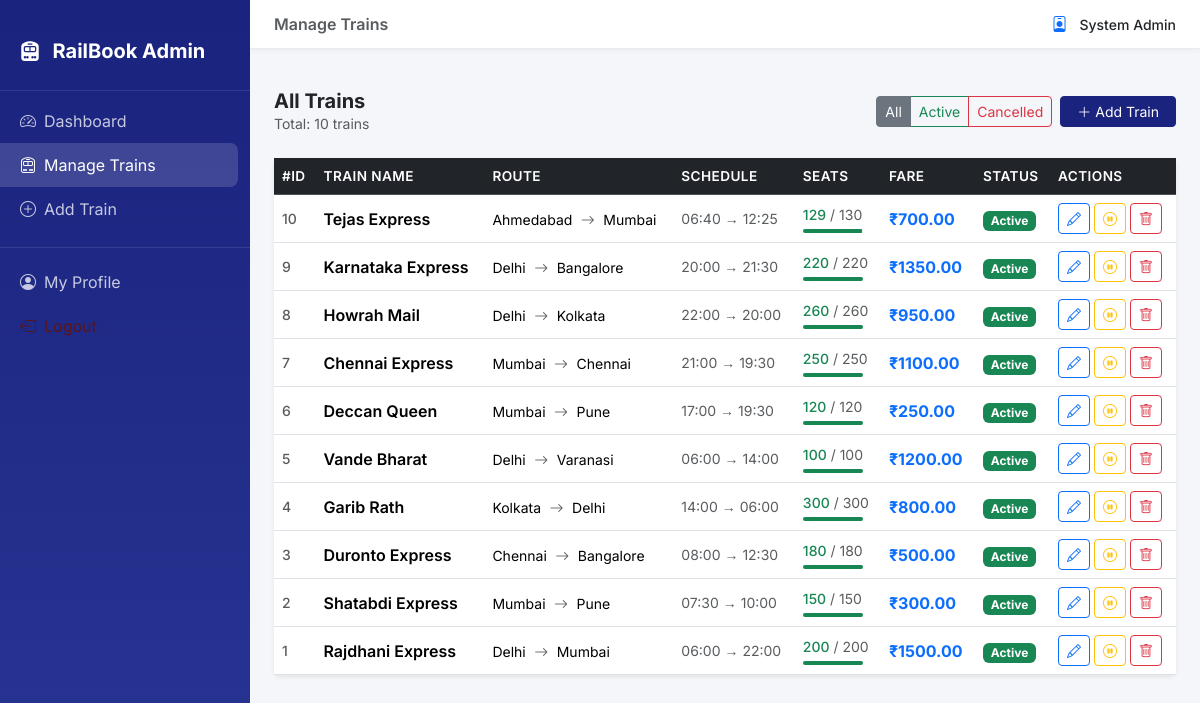
The app's page /admin/trains (signed in) with its own data.
### models/admin.py (models this page shows, shortened)
class Admin(db.Model):
    __tablename__ = 'admins'
    id            = db.Column(db.Integer, primary_key=True)
    full_name     = db.Column(db.String(100), nullable=False)
    email         = db.Column(db.String(150), unique=True, nullable=False, index=True)
    password_hash = db.Column(db.String(255), nullable=False)
    created_at    = db.Column(db.DateTime, default=datetime.utcnow)

### models/train.py (models this page shows, shortened)
class Train(db.Model):
    __tablename__ = 'trains'
    id              = db.Column(db.Integer, primary_key=True)
    train_name      = db.Column(db.String(150), nullable=False)
    source          = db.Column(db.String(100), nullable=False, index=True)
    destination     = db.Column(db.String(100), nullable=False, index=True)
    departure_time  = db.Column(db.String(10), nullable=False)   # stored as "HH:MM"
    arrival_time    = db.Column(db.String(10), nullable=False)
    total_seats     = db.Column(db.Integer, nullable=False)
    available_seats = db.Column(db.Integer, nullable=False)
    fare            = db.Column(db.Numeric(10, 2), nullable=False)
    status          = db.Column(db.Enum('active', 'cancelled'), default='active', nullable=False)
    created_at      = db.Column(db.DateTime, default=datetime.utcnow)
    updated_at      = db.Column(db.DateTime, default=datetime.utcnow,
                                onupdate=datetime.utcnow)
    bookings = db.relationship('Booking', backref='train', lazy=True)

### routes/admin.py (the view)
@admin_bp.route('/trains')
@admin_required
def view_trains():
    status_filter = request.args.get('status', 'all')
    query         = Train.query
    if status_filter == 'active':
        query = query.filter_by(status='active')
    elif status_filter == 'cancelled':
        query = query.filter_by(status='cancelled')
    trains = query.order_by(Train.id.desc()).all()
    admin  = get_current_admin()
    return render_template('admin/trains.html',
                           trains=trains,
                           status_filter=status_filter,
                           admin=admin)

### routes/admin.py (called while the page is built)
def admin_required(f):
    @wraps(f)
    def decorated(*args, **kwargs):
        if 'admin_id' not in session:
            flash('Please log in as admin to access this page.', 'warning')
            return redirect(url_for('admin_bp.admin_login'))
        return f(*args, **kwargs)
    return decorated

def get_current_admin():
    return Admin.query.get(session.get('admin_id'))

### templates/admin/trains.html (shortened to what this page needs)
{% extends 'admin/base_admin.html' %}
{% block page_title %}Manage Trains{% endblock %}
{% block content %}
<div class="d-flex justify-content-between align-items-center mb-4">
    <div>
        <h5 class="fw-bold mb-0">All Trains</h5>
        <p class="text-muted small mb-0">Total: {{ trains|length }} trains</p>
    </div>
    <div class="d-flex gap-2 align-items-center">
        <div class="btn-group btn-group-sm" role="group">
            <a href="{{ url_for('admin_bp.view_trains') }}"
                class="btn btn-outline-secondary {% if status_filter == 'all' %}active{% endif %}">All</a>
            <a href="{{ url_for('admin_bp.view_trains', status='active') }}"
                class="btn btn-outline-success {% if status_filter == 'active' %}active{% endif %}">Active</a>
            <a href="{{ url_for('admin_bp.view_trains', status='cancelled') }}"
                class="btn btn-outline-danger {% if status_filter == 'cancelled' %}active{% endif %}">Cancelled</a>
        </div>
        <a href="{{ url_for('admin_bp.add_train') }}" class="btn btn-primary btn-sm px-3">
            <i class="bi bi-plus-lg me-1"></i>Add Train
        </a>
    </div>
</div>
{% if trains %}
<div class="card border-0 shadow-sm">
    <div class="table-responsive">
        <table class="table table-hover align-middle mb-0">
            <thead class="table-dark">
                <tr>
                    <th>#ID</th>
                    <th>Train Name</th>
                    <th>Route</th>
                    <th>Schedule</th>
                    <th>Seats</th>
                    <th>Fare</th>
                    <th>Status</th>
                    <th>Actions</th>
                </tr>
            </thead>
            <tbody>
                {% for train in trains %}
                <tr>
                    <td class="text-muted small fw-medium">{{ train.id }}</td>
                    <td class="fw-semibold">{{ train.train_name }}</td>
                    <td>
                        <span class="small">{{ train.source }}</span>
                        <i class="bi bi-arrow-right text-muted mx-1 small"></i>
                        <span class="small">{{ train.destination }}</span>
                    </td>
                    <td class="small text-muted">
                        {{ train.departure_time }} → {{ train.arrival_time }}
                    </td>
                    <td>
                        <div class="small">
                            <span class="text-success fw-medium">{{ train.available_seats }}</span>
                            <span class="text-muted"> / {{ train.total_seats }}</span>
                        </div>
                        <div class="progress mt-1" style="height: 4px; width: 60px;">
                            {% set pct = (train.available_seats / train.total_seats * 100)|int if train.total_seats > 0
                            else 0 %}
                            <div class="progress-bar {% if pct > 50 %}bg-success{% elif pct > 20 %}bg-warning{% else %}bg-danger{% endif %}"
                                style="width: {{ pct }}%"></div>
                        </div>
                    </td>
                    <td class="fw-bold text-primary">₹{{ "%.2f"|format(train.fare) }}</td>
                    <td>
                        {% if train.status == 'active' %}
                        <span class="badge bg-success">Active</span>
                        {% else %}
                        <span class="badge bg-danger">Cancelled</span>
                        {% endif %}
                    </td>
                    <td>
                        <div class="d-flex gap-1">
                            <a href="{{ url_for('admin_bp.edit_train', train_id=train.id) }}"
                                class="btn btn-sm btn-outline-primary" title="Edit">
                                <i class="bi bi-pencil"></i>
                            </a>
                            {% if train.status == 'active' %}
                            <form method="POST" action="{{ url_for('admin_bp.cancel_train', train_id=train.id) }}"
                                onsubmit="return confirm('Cancel train {{ train.train_name }}?')">
                                <button type="submit" class="btn btn-sm btn-outline-warning" title="Cancel">
                                    <i class="bi bi-pause-circle"></i>
                                </button>
                            </form>
                            {% endif %}
                            <form method="POST" action="{{ url_for('admin_bp.delete_train', train_id=train.id) }}"
                                onsubmit="return confirm('PERMANENTLY DELETE {{ train.train_name }}? This cannot be undone!')">
                                <button type="submit" class="btn btn-sm btn-outline-danger" title="Delete">
                                    <i class="bi bi-trash"></i>
                                </button>
                            </form>
                        </div>
                    </td>
                </tr>
                {% endfor %}
            </tbody>
        </table>
    </div>
</div>
{% endif %}
{% endblock %}

### templates/admin/base_admin.html (shortened to what this page needs)
<!DOCTYPE html>
<html lang="en">
<head>
    <link rel="stylesheet" href="https://cdn.jsdelivr.net/npm/bootstrap@5.3.2/dist/css/bootstrap.min.css" />
    <link rel="stylesheet" href="https://cdn.jsdelivr.net/npm/bootstrap-icons@1.11.3/font/bootstrap-icons.css" />
    <link rel="stylesheet" href="{{ url_for('static', filename='css/style.css') }}" />
</head>
<body>
    <nav class="admin-sidebar">
        <div class="brand">
            <i class="bi bi-train-front-fill me-2 fs-5"></i>
            <span class="fw-bold fs-5">RailBook Admin</span>
        </div>
        <ul class="nav flex-column mt-2">
            <li class="nav-item">
                <a class="nav-link {% if request.endpoint == 'admin_bp.dashboard' %}active{% endif %}"
                    href="{{ url_for('admin_bp.dashboard') }}">
                    <i class="bi bi-speedometer2 me-2"></i>Dashboard
                </a>
            </li>
            <li class="nav-item">
                <a class="nav-link {% if request.endpoint in ['admin_bp.view_trains', 'admin_bp.add_train', 'admin_bp.edit_train'] %}active{% endif %}"
                    href="{{ url_for('admin_bp.view_trains') }}">
                    <i class="bi bi-train-front me-2"></i>Manage Trains
                </a>
            </li>
            <li class="nav-item">
                <a class="nav-link {% if request.endpoint == 'admin_bp.add_train' %}active{% endif %}"
                    href="{{ url_for('admin_bp.add_train') }}">
                    <i class="bi bi-plus-circle me-2"></i>Add Train
                </a>
            </li>
            <li class="nav-item mt-3" style="border-top: 1px solid rgba(255,255,255,0.1); padding-top: 12px;">
                <a class="nav-link {% if request.endpoint == 'admin_bp.admin_profile' %}active{% endif %}"
                    href="{{ url_for('admin_bp.admin_profile') }}">
                    <i class="bi bi-person-circle me-2"></i>My Profile
                </a>
            </li>
            <li class="nav-item">
                <a class="nav-link text-danger-emphasis" href="{{ url_for('admin_bp.admin_logout') }}">
                    <i class="bi bi-box-arrow-left me-2"></i>Logout
                </a>
            </li>
        </ul>
    </nav>
    <div class="admin-main">
        <div class="admin-topbar d-flex justify-content-between align-items-center">
            <span class="fw-semibold text-muted">
                {% block page_title %}Admin Panel{% endblock %}
            </span>
            <div class="d-flex align-items-center gap-2">
                <i class="bi bi-person-badge text-primary me-1"></i>
                <span class="small fw-medium">{{ session.get('admin_name', 'Admin') }}</span>
            </div>
        </div>
        <div class="px-4 pt-3">
        </div>
        <div class="admin-content">
            {% block content %}{% endblock %}
        </div>
    </div>
</body>
</html>

### static/css/style.css (style rules this page uses)
:root { --primary: #1a237e; --primary-light: #3949ab; --accent: #ff6f00; --accent-hover: #e65100; --success: #2e7d32; --surface: #ffffff; --bg: #f4f6f9; --text: #212529; --muted: #6c757d; --border: #dee2e6; --shadow: 0 2px 16px rgba(0, 0, 0, 0.08); --radius: 12px; --radius-sm: 8px; --font: 'Inter', sans-serif; }
*, *::before, *::after { box-sizing: border-box; }
body { font-family: var(--font); background: var(--bg); color: var(--text); min-height: 100vh; display: flex; flex-direction: column; }
h1, h2, h3, h4, h5, h6 { font-weight: 600; }
.btn-primary { background: var(--primary); border-color: var(--primary); }
.table th { font-weight: 600; font-size: 0.85rem; text-transform: uppercase; letter-spacing: 0.03em; }
.table tbody tr { transition: background 0.15s; }

### templates/admin/base_admin.html (style rules this page uses)
body { font-family: 'Inter', sans-serif; background: #f4f6f9; }
.admin-sidebar { min-height: 100vh; width: 250px; background: linear-gradient(180deg, #1a237e 0%, #283593 100%); position: fixed; top: 0; left: 0; z-index: 1000; padding-top: 20px; transition: transform 0.3s; }
.admin-sidebar .brand { color: #fff; padding: 16px 20px 24px; border-bottom: 1px solid rgba(255, 255, 255, 0.1); }
.admin-sidebar .nav-link { color: rgba(255, 255, 255, 0.75); padding: 10px 20px; border-radius: 0 8px 8px 0; margin-right: 12px; transition: all 0.2s; }
.admin-sidebar .nav-link:hover, .admin-sidebar .nav-link.active { color: #fff; background: rgba(255, 255, 255, 0.15); }
.admin-sidebar .nav-link i { width: 22px; }
.admin-main { margin-left: 250px; min-height: 100vh; }
.admin-topbar { background: #fff; border-bottom: 1px solid #e9ecef; padding: 12px 24px; box-shadow: 0 2px 4px rgba(0, 0, 0, 0.04); }
.admin-content { padding: 24px; }

### records on screen
Admin: get "System Admin"
Train: id "10", train_name "Tejas Express", source "Ahmedabad", destination "Mumbai", departure_time "06:40", arrival_time "12:25", available_seats "129", total_seats "130", {{ pct }} 99 (drawn), fare "700.00", status "Active"
Train: id "9", train_name "Karnataka Express", source "Delhi", destination "Bangalore", departure_time "20:00", arrival_time "21:30", available_seats "220", total_seats "220", {{ pct }} 100 (drawn), fare "1350.00", status "Active"
Train: id "8", train_name "Howrah Mail", source "Delhi", destination "Kolkata", departure_time "22:00", arrival_time "20:00", available_seats "260", total_seats "260", {{ pct }} 100 (drawn), fare "950.00", status "Active"
Train: id "7", train_name "Chennai Express", source "Mumbai", destination "Chennai", departure_time "21:00", arrival_time "19:30", available_seats "250", total_seats "250", {{ pct }} 100 (drawn), fare "1100.00", status "Active"
Train: id "6", train_name "Deccan Queen", source "Mumbai", destination "Pune", departure_time "17:00", arrival_time "19:30", available_seats "120", total_seats "120", {{ pct }} 100 (drawn), fare "250.00", status "Active"
Train: id "5", train_name "Vande Bharat", source "Delhi", destination "Varanasi", departure_time "06:00", arrival_time "14:00", available_seats "100", total_seats "100", fare "1200.00", status "Active"
Train: id "4", train_name "Garib Rath", source "Kolkata", destination "Delhi", departure_time "14:00", arrival_time "06:00", available_seats "300", total_seats "300", {{ pct }} 100 (drawn), fare "800.00", status "Active"
Train: id "3", train_name "Duronto Express", source "Chennai", destination "Bangalore", departure_time "08:00", arrival_time "12:30", available_seats "180", total_seats "180", {{ pct }} 100 (drawn), fare "500.00", status "Active"
Train: id "2", train_name "Shatabdi Express", source "Mumbai", destination "Pune", departure_time "07:30", arrival_time "10:00", available_seats "150", total_seats "150", {{ pct }} 100 (drawn), fare "300.00", status "Active"
Train: id "1", train_name "Rajdhani Express", source "Delhi", destination "Mumbai", departure_time "06:00", arrival_time "22:00", available_seats "200", total_seats "200", {{ pct }} 100 (drawn), fare "1500.00", status "Active"

### other values on screen
{{ trains|length }} "10"
